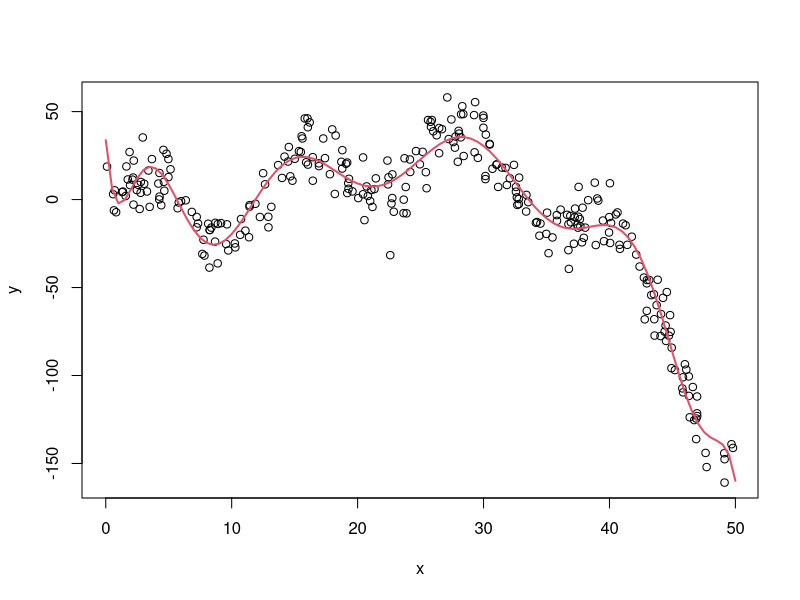
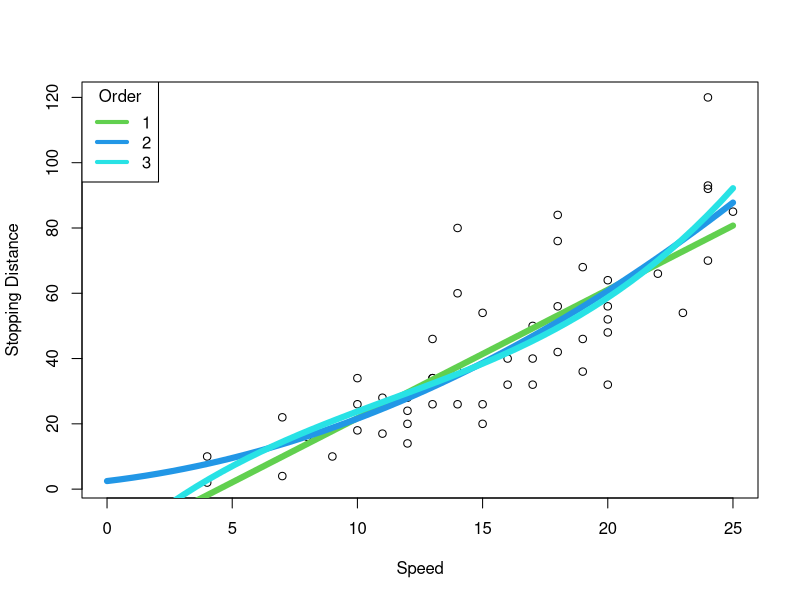
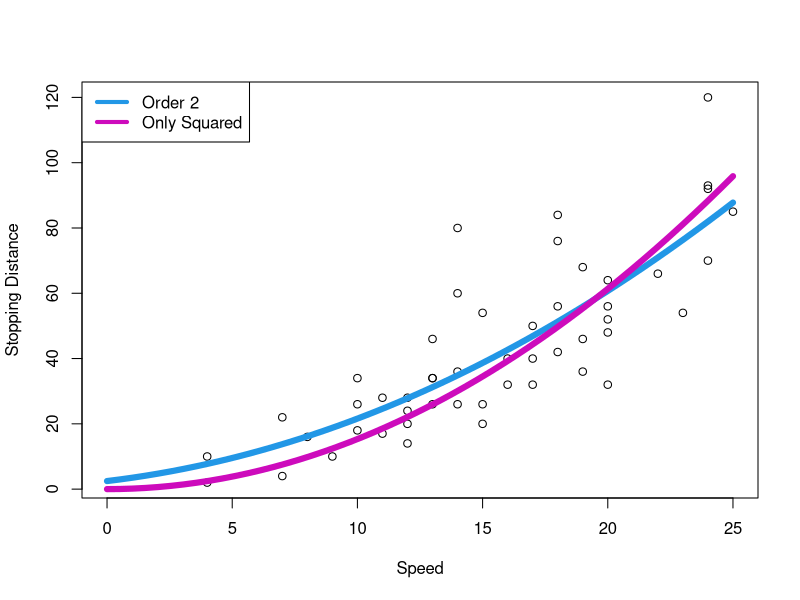
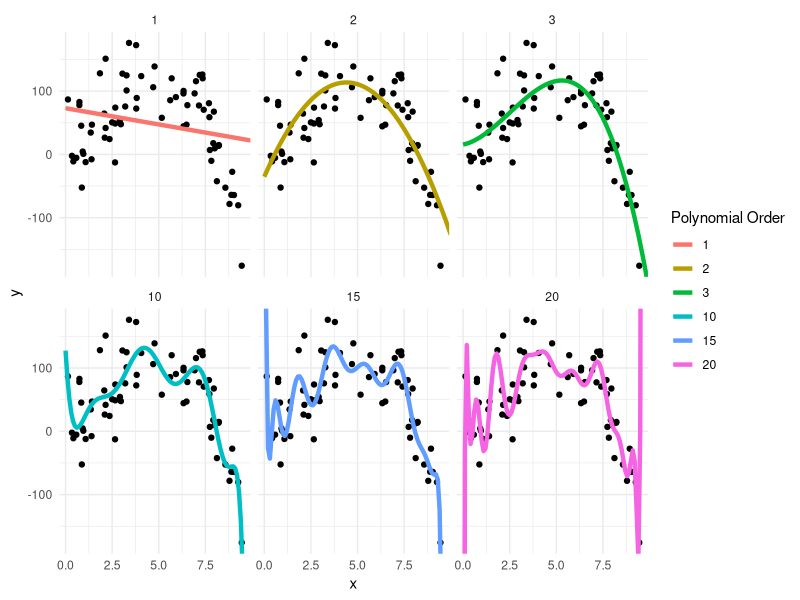

Source code (R) for these figures, in order:
## ---- chunk 1
#| echo: false
#| fig-height: 4
#| fig-width: 4.5
x <- runif(300, 0, 50)
y <- 2 + 0.2*x^2 - 8 * log(x) - 0.005*x^3 + 20*sin(x/2) + rnorm(300, 0, 10)
plot(x, y)

xseq <- seq(0, 50, 0.5)
lines(xseq, 
    predict(lm(y ~ poly(x, 12)), newdata = list(x = xseq)),
    col = 2, lwd = 2)
## ---- chunk 2
#| echo: false
#| fig-height: 4
#| fig-width: 4.5
plot(dist ~ speed, data = cars,
    xlab = "Speed", ylab = "Stopping Distance",
    xlim = c(0, max(cars$speed)))
xseq <- seq(0, max(cars$speed), length.out = 50)

y1 <- predict(lm(dist ~ poly(speed, 1), data = cars), newdata = list(speed = xseq))
y2 <- predict(lm(dist ~ poly(speed, 2), data = cars), newdata = list(speed = xseq))
y3 <- predict(lm(dist ~ poly(speed, 3), data = cars), newdata = list(speed = xseq))

lines(xseq, y1, col = 3, lwd = 6)
lines(xseq, y2, col = 4, lwd = 6)
lines(xseq, y3, col = 5, lwd = 6)
legend("topleft", legend = 1:3, col = 1:3 + 2, lwd = 4, title = "Order")
## ---- chunk 3
#| echo: true
X <- data.frame(dist = cars$dist, x1 = cars$speed, x2 = cars$speed^2, 
    x3 = cars$speed^3, x4 = cars$speed^4)
lm(dist ~ ., data = X) |> anova()
## ---- chunk 4
#| echo: false
#| fig-height: 4
#| fig-width: 4.5
plot(dist ~ speed, data = cars,
    xlab = "Speed", ylab = "Stopping Distance",
    xlim = c(0, max(cars$speed)))
xseq <- seq(0, max(cars$speed), length.out = 50)

y2 <- predict(lm(dist ~ poly(speed, 2), data = cars), newdata = list(speed = xseq))
y20 <- predict(lm(dist ~ -1 + I(speed^2), data = cars), newdata = list(speed = xseq))

lines(xseq, y2, col = 4, lwd = 6)
lines(xseq, y20, col = 6, lwd = 6)
legend("topleft", legend = c("Order 2", "Only Squared"), col = c(4,6), lwd = 4)
## ---- chunk 5
#| echo: true
X <- data.frame(dist = cars$dist, x1 = cars$speed, x2 = cars$speed^2, 
    x3 = cars$speed^3, x4 = cars$speed^4)
m1 <- lm(dist ~ x1 + x2, data = X)
m2 <- lm(dist ~ -1 + x2, data = X)
anova(m2, m1)
## ---- chunk 6
#| echo: false
#| fig-height: 3
#| fig-width: 7
library(dplyr)
library(ggplot2)
set.seed(2112)

true_y <- function(x) 2 + 25*x + 5*x^2 - x^3 
epsilon <- function(n) rnorm(n, 0, 40)
xseq <- seq(0, 10, by = 0.1)
poly_orders <- c(1,2,3,10,15,20)

xtrain <- runif(70, 0, 10)
ytrain <- true_y(xtrain) + epsilon(length(xtrain))

for(poly_order in poly_orders) {
    ylm <- lm(ytrain ~ poly(xtrain, degree = poly_order))
    ypred <- predict(ylm, newdata = data.frame(xtrain = xseq))
    i_df <- data.frame(xtrain = xseq, ytrain = ypred, order = poly_order)
    if(poly_order == poly_orders[1]) {
        res_df <- i_df
    } else {
        res_df <- bind_rows(res_df, i_df)
    }
}

for (i in 1:length(poly_orders)) {
    if(i == 1) {
        df <- data.frame(x = xtrain, y = ytrain, order = poly_orders[i])
    } else {
        df2 <- data.frame(x = xtrain, y = ytrain, order = poly_orders[i])
        df <- bind_rows(df, df2)
    }
}

ggplot() + theme_minimal() +
    geom_point(data = df, mapping = aes(x = x, y = y)) +
    geom_line(data = res_df, 
        mapping = aes(x = xtrain, y = ytrain, colour = factor(order)),
        size = 1.5) +
    coord_cartesian(xlim = range(xtrain), ylim = range(ytrain)) +
    #scale_colour_viridis_d(option = "plasma", end = 0.75) +
    labs(x = "x", y = "y",
        colour = "Polynomial Order") +
    facet_wrap(~ order)

